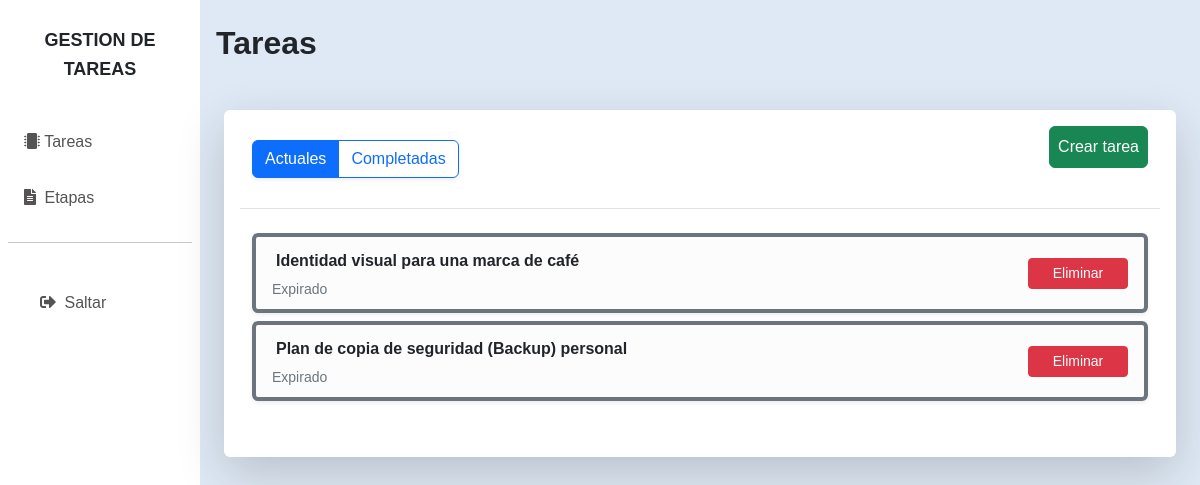
Before: /tasks/ (signed in) with the older database file.
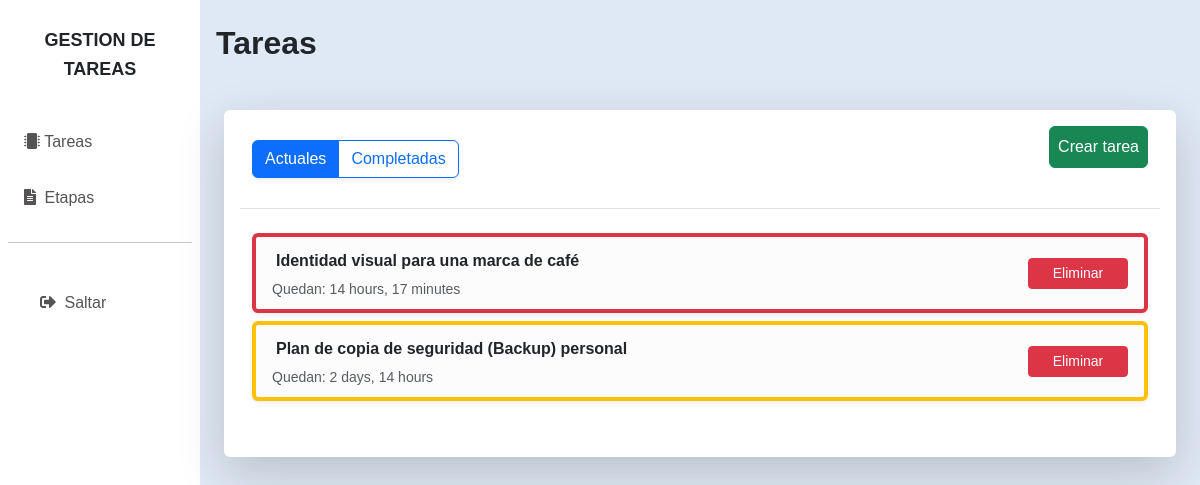
After: the same page with the newer database file.
### taskapp/models.py (models this page shows, shortened)
class Task(models.Model):
    title = models.CharField(max_length=100, verbose_name='titulo')
    description = models.TextField(null=False, blank=True, verbose_name='descripcion')
    start_date = models.DateTimeField(auto_now_add=True)
    end_date = models.DateTimeField(verbose_name='fecha de terminacion')
    status = models.BooleanField(default=False, verbose_name='completada')
    author = models.ForeignKey(
        settings.AUTH_USER_MODEL,
        on_delete=models.CASCADE,
        related_name='created_tasks',
        verbose_name='Autor de la tarea',
        null=True,
        blank=True
    )
    students = models.ManyToManyField(
        settings.AUTH_USER_MODEL,
        related_name='tasks_as_student',
        limit_choices_to={'is_student': True},
        verbose_name='alumnos'
    )
    tutor = models.ForeignKey(
        settings.AUTH_USER_MODEL,
        on_delete=models.PROTECT,
        related_name='tasks_as_tutor',
        limit_choices_to={'is_tutor': True},
        verbose_name='tutor')
    course = models.ForeignKey(
        Course,
        on_delete=models.PROTECT,
        related_name='tasks',
        verbose_name='cursos')
    @property
    def days_left(self):
        if self.end_date:
            delta = self.end_date - timezone.now()
            return delta.days
        return None

### taskapp/views.py (the view)
# urls.py: path('tasks/', TasksListView.as_view(), name='tasks_list'),  # Listado general
class TasksListView(ListView): #(PermissionRequiredMixin, ListView):
    model = Task
    template_name = 'tasks/tasks-list.html'
    context_object_name = 'tasks'
    def get_queryset(self):
        user = self.request.user
        return Task.objects.filter(
            Q(tutor=user) | Q(students=user),
            status=False
        ).distinct()
    def get_context_data(self, **kwargs):
        context = super().get_context_data(**kwargs)
        user = self.request.user
        context['completed_tasks'] = Task.objects.filter(
            Q(tutor=user) | Q(students=user),
            status=True
        ).distinct().order_by('-end_date')
        context['now'] = timezone.now()
        return context

### taskapp/templates/tasks/tasks-list.html (shortened to what this page needs)
{% extends "_base.html" %}
{% block content %}
<h2 class="fw-bold">Tareas</h2>
<div class="row bg-white px-3 py-3 mx-2 my-5 rounded pb-5 shadow-lg">
    <div class="d-flex justify-content-between align-items-center mb-4 border-bottom pb-3">
        <div class="btn-group shadow-sm" role="group" id="task-filter-group">
            <button type="button" id="btn-actual" class="btn btn-primary active-filter" data-filter="active">Actuales</button>
            <button type="button" id="btn-completed" class="btn btn-outline-primary" data-filter="completed">Completadas</button>
        </div>
        <div class="hstack gap-3 pb-4">
            <a href="/tasks/new" class="btn btn-success p-2">Crear tarea</a>
        </div>
    </div>
    <div id="task_actual" class="col-12">
        <ul class="list-group">
            {% for task in tasks %}
            <li class="list-group-item list-group-item-light mb-2 shadow-sm rounded border-start border-4
                {% if task.days_left < 0 %} border-secondary
                {% elif task.days_left < 2 %} border-danger
                {% elif task.days_left < 4 %} border-warning
                {% else %} border-success
                {% endif %}">
                <div class="row align-items-center">
                    <div class="col text-start">
                        <a href="/tasks/{{ task.pk }}" class="text-decoration-none link-dark p-1 d-inline-block fw-bold"
                        style="transition: transform 0.2s;"
                        onmouseover="this.style.transform='scale(1.1)'"
                        onmouseout="this.style.transform='scale(1)'">
                            {{ task.title }}
                        </a>
                        <br>
                        <small class="text-muted">
                            {% if task.end_date < now %}
                                <span class="text-secondary">Expirado</span>
                            {% else %}
                                Quedan: {{ task.end_date|timeuntil }}
                            {% endif %}
                        </small>
                    </div>
                    {% if request.user.is_student %}
                    <div class="col-auto">
                        <a href="/tasks/{{ task.pk }}/delete" class="btn btn-danger btn-sm" style="min-width: 100px;">
                            Eliminar
                        </a>
                    </div>
                    {% endif %}
                </div>
            </li>
            {% endfor %}
        </ul>
    </div>
</div>
{% endblock %}

Changed rows visible on the page:
changed Task "Identidad visual para una marca de café": end_date (not shown) → "14 hours, 17 minutes"; end_date "Expirado" → "Quedan:"
changed Task "Plan de copia de seguridad (Backup) personal": end_date (not shown) → "2 days, 14 hours"; end_date "Expirado" → "Quedan:"
